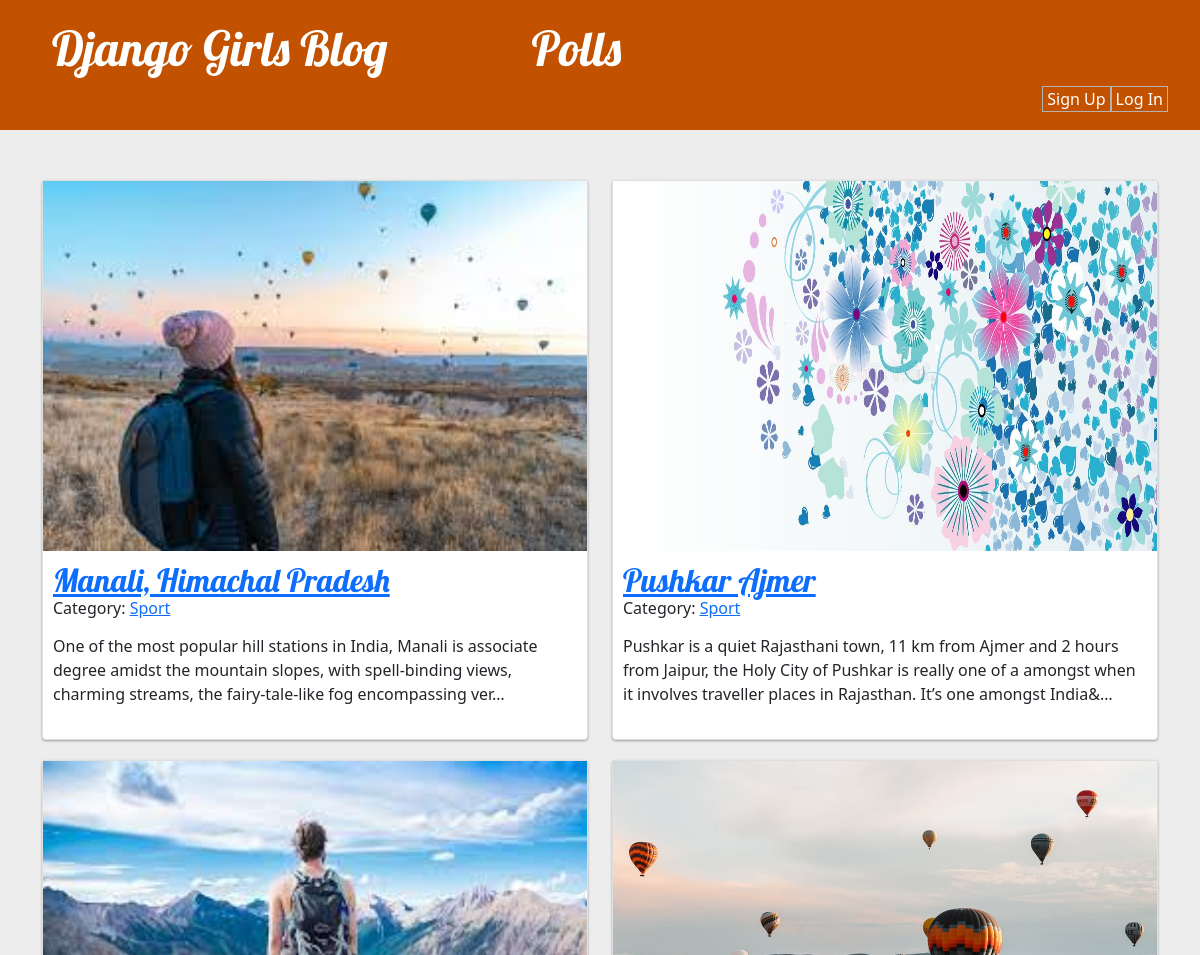
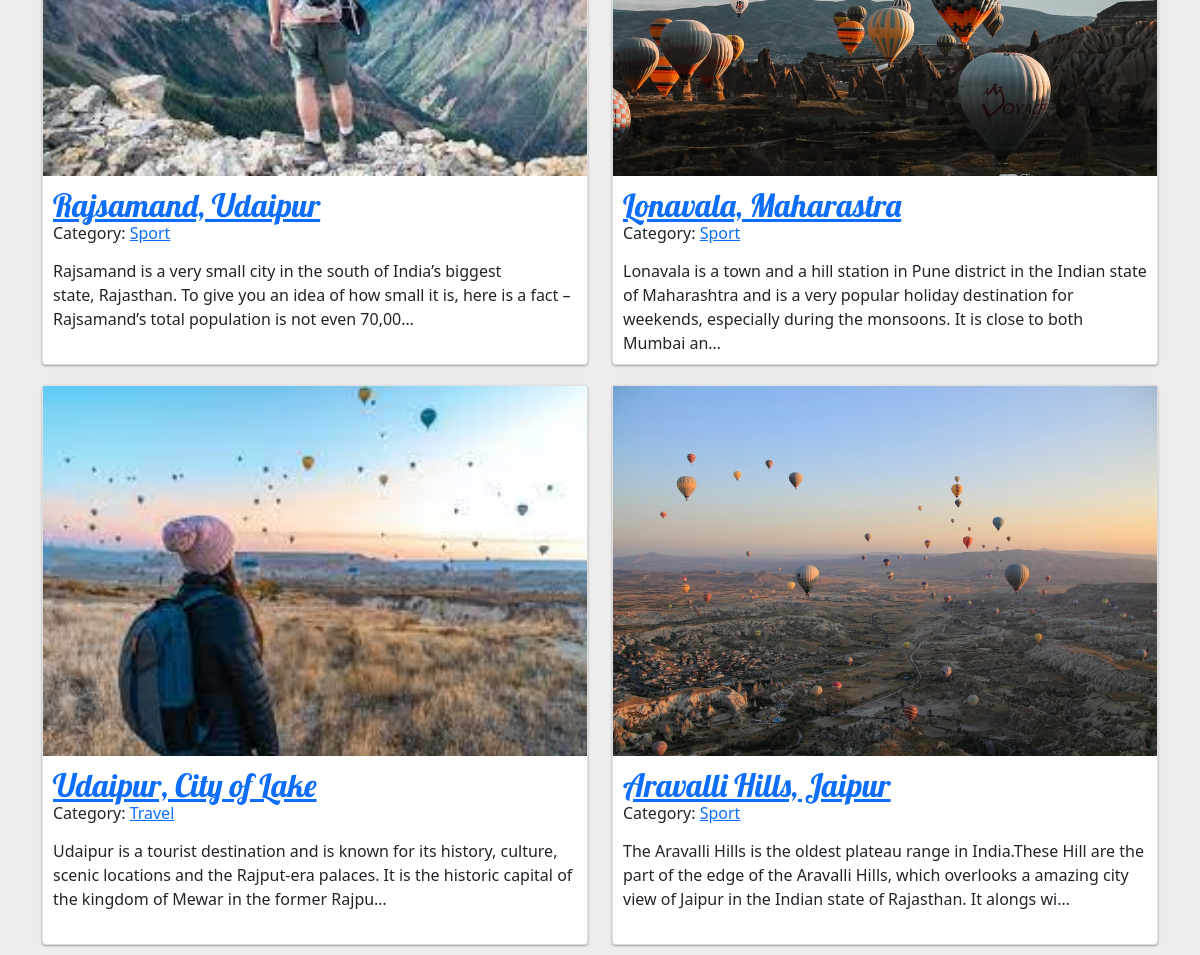
The page / on the database its author committed (2 pictures, top to bottom).
### blog/models.py (models this page shows, shortened)
class Post(models.Model):
    author = models.ForeignKey(User, on_delete=models.CASCADE, related_name='author')
    category = models.ForeignKey(Category, on_delete=models.CASCADE)
    tag = models.ManyToManyField(Tag)
    title = models.CharField(max_length=200)
    slug = AutoSlugField(populate_from='title', unique=True)
    text = RichTextField()
    created_date = models.DateTimeField(default=timezone.now)
    published_date = models.DateTimeField(blank=True, null=True)
    image = models.ImageField(upload_to='featured_images/%Y/%m/%d')
    thumbnail = models.ImageField(upload_to='thumbnails/%Y/%m/%d')

class Category(models.Model):
    name = models.CharField(max_length=255, unique=True)
    slug = AutoSlugField(populate_from='name', unique=True)
    def __str__(self):
        return self.name

### blog/views.py (the view)
# urls.py: path('', views.post_list, name='post_list'),
def post_list(request):
    posts = Post.objects.filter(published_date__lte=timezone.now()).order_by('published_date')
    return render(request, 'blog/post_list.html', {'posts': posts})

### blog/templates/blog/post_list.html (shortened to what this page needs)
{% extends 'blog/base.html' %}
{% load static %}
            {% block content %}
            <div class="row">
                {% for post in posts %}
                    <div class="col-md-6">
                        <div class="card" style="height: 35rem;">
                            <div class="image">
                                <a href="{% url 'post_detail' slug=post.slug %}">
                                    <img src="{{ post.thumbnail.url }}" class="thumbaning" alt="{{post.title}}">
                                </a>
                            </div>
                            <div class="card-inner">
                                <div class="header">
                                    <h2><a href="{% url 'post_detail' slug=post.slug %}">{{ post.title }}</a></h2>
                                    <h6>Category: <a href="{% url 'category_detail' slug=post.category.slug %}">{{ post.category }}</a></h6>
                                </div>
                                <div class="content">
                                    <p>{{ post.text|safe|linebreaksbr|truncatechars:211 }}</p>
                                </div>
                            </div>
                        </div>
                    </div>
                {% endfor %}
            </div>
            {% endblock %}

### blog/templates/blog/base.html (shortened to what this page needs)
{% load static %}
<!DOCTYPE html>
<html>
    <head>
        <link rel="stylesheet" href="https://cdn.jsdelivr.net/npm/bootstrap@5.1.3/dist/css/bootstrap.min.css">
        <link rel="stylesheet" href="{% static 'css/blog.css' %}">
    </head>
    <body>
        <header class="page-header">
            <div class="container">
                <h1><a href="/">Django Girls Blog</a><a>&emsp;&emsp;&emsp;</a><a href="{% url 'polls:index' %}">Polls</a></h1>
                {% if user.is_authenticated %}
                    <a href="{% url 'post_new' %}" class="log">
                        {% include './icons/file-earmark-plus.svg' %}
                    </a>
                    <p class="log">&emsp14;Hello!&emsp14;{{ user.first_name }}&emsp;</p> <p><a style="border: .5px solid rgb(179, 179, 179)" href="{% url 'logout' %}" class="user">&emsp14;Log Out&emsp14;</a></p>
                {% else %}
                    <a style="border: .5px solid rgb(179, 179, 179)" href="{% url 'login' %}" class="user">&emsp14;Log In&emsp14;</a><a>&emsp14;</a>
                    <a style="border: .5px solid rgb(179, 179, 179)" href="{% url 'signup' %}" class="user">&emsp14;Sign Up&emsp14;</a>
                {% endif %}
            </div>
        </header>
        <main class="container">
            <div class="row">
                <div class="col">
                    {% block content %}
                    {% endblock %}
                </div>
            </div>
        </main>
    </body>
</html>

### blog/static/css/blog.css (style rules this page uses)
.page-header { background-color: #C25100; margin-top: 0; margin-bottom: 40px; padding: 20px 20px 20px 40px; }
.page-header h1, .page-header h1 a, .page-header h1 a:visited, .page-header h1 a:active { color: #ffffff; font-size: 36pt; text-decoration: none; }
h1, h2, h3, h4 { font-family: 'Lobster', cursive; }
.user, .user:hover { color: #ffffff; font-size: medium; text-decoration: none; float: right; float: top; }
body { background: #eeeded; }
.card { box-shadow: 0 1px 3px rgba(0,0,0,0.12), 0 1px 2px rgba(0,0,0,0.24); transition: all 0.2s ease-in-out; box-sizing: border-box; margin-top:10px; margin-bottom:10px; background-color:#FFF; }
.card > .card-inner { padding:10px; }
.card .header h2, h3 { margin-bottom: 0px; margin-top:0px; }
.card .header { margin-bottom:5px; }
.card img { width:100%; }
img.thumbaning { width:544px; height:370px; }

### rows shown on the page
Post: thumbnail (picture), title "Manali, Himachal Pradesh", category "Sport", text "One of the most popular hill stations in India, Manali is associate degree amidst the mountain slopes, with spell-binding views, charming streams, the fairy-tale-like fog encompassing ver…"
Post: thumbnail (picture), title "Pushkar Ajmer", category "Sport", text "Pushkar is a quiet Rajasthani town, 11 km from Ajmer and 2 hours from Jaipur, the Holy City of Pushkar is really one of a amongst when it involves traveller places in Rajasthan. It’s one amongst India&…"
Post: thumbnail (picture), title "Rajsamand, Udaipur", category "Sport", text "Rajsamand is a very small city in the south of India’s biggest state, Rajasthan. To give you an idea of how small it is, here is a fact – Rajsamand’s total population is not even 70,00…"
Post: thumbnail (picture), title "Lonavala, Maharastra", category "Sport", text "Lonavala is a town and a hill station in Pune district in the Indian state of Maharashtra and is a very popular holiday destination for weekends, especially during the monsoons. It is close to both Mumbai an…"
Post: thumbnail (picture), title "Udaipur, City of Lake", category "Travel", text "Udaipur is a tourist destination and is known for its history, culture, scenic locations and the Rajput-era palaces. It is the historic capital of the kingdom of Mewar in the former Rajpu…"
Post: thumbnail (picture), title "Aravalli Hills, Jaipur", category "Sport", text "The Aravalli Hills is the oldest plateau range in India.These Hill are the part of the edge of the Aravalli Hills, which overlooks a amazing city view of Jaipur in the Indian state of Rajasthan. It alongs wi…"
